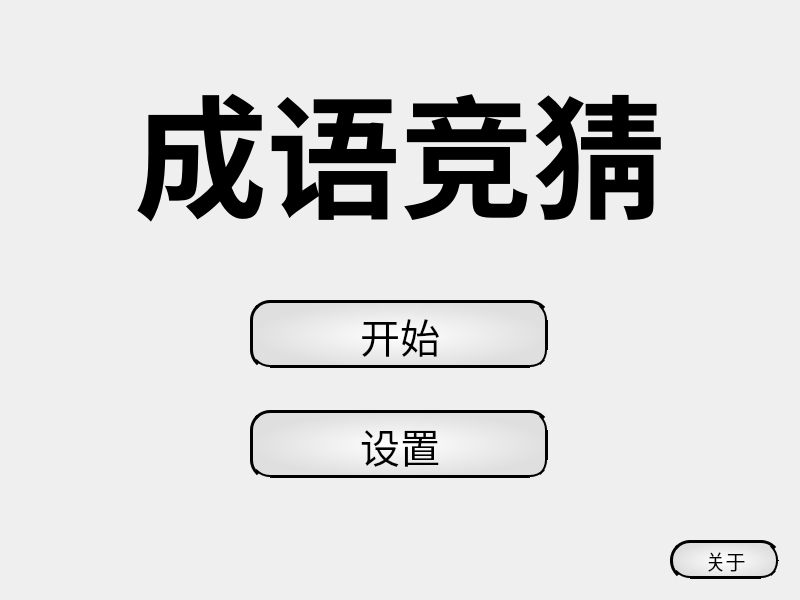
<?xml version="1.0" encoding="UTF-8"?>
<ui version="4.0">
 <class>welcomeForm</class>
 <widget class="QWidget" name="welcomeForm">
  <property name="geometry">
   <rect>
    <x>0</x>
    <y>0</y>
    <width>800</width>
    <height>600</height>
   </rect>
  </property>
  <property name="minimumSize">
   <size>
    <width>800</width>
    <height>600</height>
   </size>
  </property>
  <property name="maximumSize">
   <size>
    <width>1200</width>
    <height>800</height>
   </size>
  </property>
  <property name="contextMenuPolicy">
   <enum>Qt::ActionsContextMenu</enum>
  </property>
  <property name="windowTitle">
   <string>成语竞猜</string>
  </property>
  <property name="windowIcon">
   <iconset resource="Image/Image.qrc">
    <normaloff>:/icon/LD.jpg</normaloff>:/icon/LD.jpg</iconset>
  </property>
  <property name="styleSheet">
   <string notr="true">QWidget{
	border-radius:20px;
	border-width: 5px;
}</string>
  </property>
  <widget class="QLabel" name="Words">
   <property name="geometry">
    <rect>
     <x>0</x>
     <y>50</y>
     <width>800</width>
     <height>200</height>
    </rect>
   </property>
   <property name="font">
    <font>
     <pointsize>100</pointsize>
     <weight>75</weight>
     <bold>true</bold>
    </font>
   </property>
   <property name="text">
    <string>成语竞猜</string>
   </property>
   <property name="alignment">
    <set>Qt::AlignCenter</set>
   </property>
  </widget>
  <widget class="QPushButton" name="start">
   <property name="geometry">
    <rect>
     <x>250</x>
     <y>300</y>
     <width>300</width>
     <height>70</height>
    </rect>
   </property>
   <property name="font">
    <font>
     <pointsize>30</pointsize>
    </font>
   </property>
   <property name="focusPolicy">
    <enum>Qt::NoFocus</enum>
   </property>
   <property name="contextMenuPolicy">
    <enum>Qt::NoContextMenu</enum>
   </property>
   <property name="layoutDirection">
    <enum>Qt::LeftToRight</enum>
   </property>
   <property name="styleSheet">
    <string notr="true">QPushButton:hover
{

	background-color:qradialgradient(spread:pad, cx:0.5, cy:0.5, radius:0.5, fx:0.493818, fy:0.511, stop:0 rgba(255, 255, 255, 255), stop:1 rgba(221, 255, 253, 255))
}
QPushButton
{
	background-color:qradialgradient(spread:pad, cx:0.5, cy:0.5, radius:0.5, fx:0.494, fy:0.5, stop:0 rgba(255, 255, 255, 255), stop:1 rgba(223, 223, 223, 255));
	border-width: 5px;
border-style :ridge;
}</string>
   </property>
   <property name="text">
    <string>开始</string>
   </property>
   <property name="iconSize">
    <size>
     <width>300</width>
     <height>71</height>
    </size>
   </property>
   <property name="checkable">
    <bool>false</bool>
   </property>
  </widget>
  <widget class="QPushButton" name="config">
   <property name="geometry">
    <rect>
     <x>250</x>
     <y>410</y>
     <width>300</width>
     <height>70</height>
    </rect>
   </property>
   <property name="font">
    <font>
     <pointsize>30</pointsize>
    </font>
   </property>
   <property name="styleSheet">
    <string notr="true">QPushButton:hover
{

	background-color:qradialgradient(spread:pad, cx:0.5, cy:0.5, radius:0.5, fx:0.493818, fy:0.511, stop:0 rgba(255, 255, 255, 255), stop:1 rgba(221, 255, 253, 255))
}
QPushButton
{
	background-color:qradialgradient(spread:pad, cx:0.5, cy:0.5, radius:0.5, fx:0.494, fy:0.5, stop:0 rgba(255, 255, 255, 255), stop:1 rgba(223, 223, 223, 255));
border-style :ridge;
}</string>
   </property>
   <property name="text">
    <string>设置</string>
   </property>
  </widget>
  <widget class="QPushButton" name="about">
   <property name="geometry">
    <rect>
     <x>670</x>
     <y>540</y>
     <width>111</width>
     <height>41</height>
    </rect>
   </property>
   <property name="font">
    <font>
     <pointsize>15</pointsize>
     <weight>50</weight>
     <bold>false</bold>
    </font>
   </property>
   <property name="styleSheet">
    <string notr="true">QPushButton:hover
{

	background-color:qradialgradient(spread:pad, cx:0.5, cy:0.5, radius:0.5, fx:0.493818, fy:0.511, stop:0 rgba(255, 255, 255, 255), stop:1 rgba(221, 255, 253, 255))
}
QPushButton
{
	background-color:qradialgradient(spread:pad, cx:0.5, cy:0.5, radius:0.5, fx:0.494, fy:0.5, stop:0 rgba(255, 255, 255, 255), stop:1 rgba(223, 223, 223, 255));
border-style :ridge;
}</string>
   </property>
   <property name="text">
    <string>关于</string>
   </property>
  </widget>
 </widget>
 <resources>
  <include location="Image/Image.qrc"/>
 </resources>
 <connections/>
</ui>
